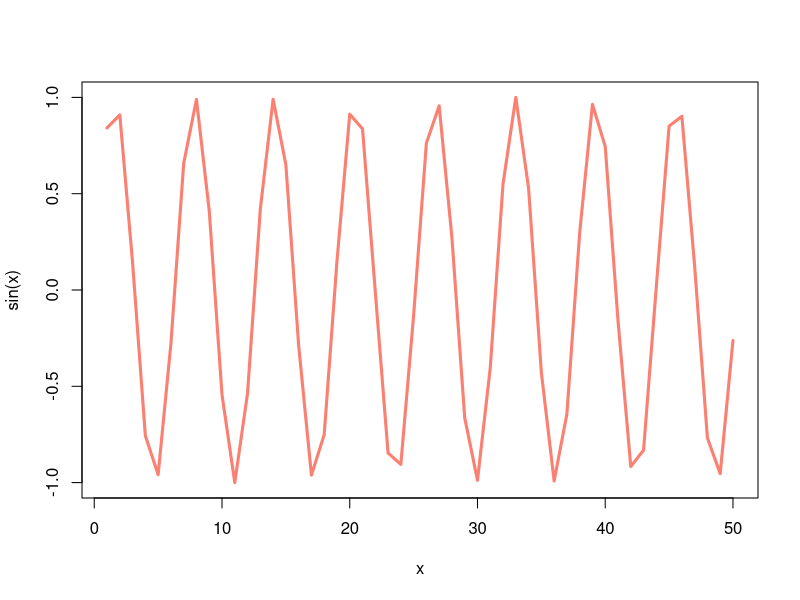

Generate this figure with R:
#' ---
#' title: "Class04: Intro to R"
#' author: "Sofia Jaravata (PID:A19160915)"
#' date: "April 9th, 2026"
#' ---

x <- 1:50
plot(x,sin(x),type = "l", col = "salmon", lwd = 3)
